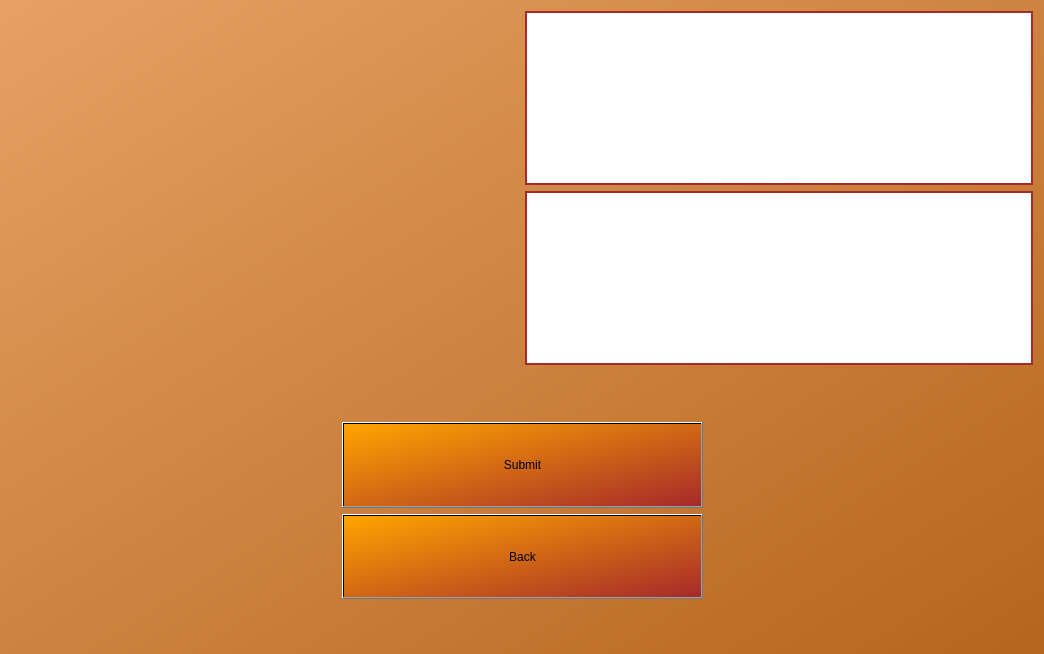
<?xml version="1.0" encoding="UTF-8"?>
<ui version="4.0">
 <class>Form</class>
 <widget class="QWidget" name="Form">
  <property name="geometry">
   <rect>
    <x>0</x>
    <y>0</y>
    <width>1044</width>
    <height>654</height>
   </rect>
  </property>
  <property name="minimumSize">
   <size>
    <width>864</width>
    <height>438</height>
   </size>
  </property>
  <property name="windowTitle">
   <string>Form</string>
  </property>
  <property name="styleSheet">
   <string notr="true">QWidget#Form {
	background-color: qlineargradient(x1: 0, y1: 0, x2: 1, y2: 1, stop: 0 #e6a163, stop: 1 #b5651d);
}</string>
  </property>
  <layout class="QGridLayout" name="gridLayout" rowstretch="8,1,4,1" columnstretch="1,5,1">
   <item row="3" column="1">
    <spacer name="horizontalSpacer">
     <property name="orientation">
      <enum>Qt::Horizontal</enum>
     </property>
     <property name="sizeType">
      <enum>QSizePolicy::Preferred</enum>
     </property>
     <property name="sizeHint" stdset="0">
      <size>
       <width>40</width>
       <height>20</height>
      </size>
     </property>
    </spacer>
   </item>
   <item row="1" column="0" rowspan="3">
    <widget class="QLabel" name="label_4">
     <property name="sizePolicy">
      <sizepolicy hsizetype="Ignored" vsizetype="Ignored">
       <horstretch>0</horstretch>
       <verstretch>0</verstretch>
      </sizepolicy>
     </property>
     <property name="text">
      <string/>
     </property>
     <property name="pixmap">
      <pixmap>../resource_images/b_queen.png</pixmap>
     </property>
     <property name="scaledContents">
      <bool>true</bool>
     </property>
    </widget>
   </item>
   <item row="1" column="2" rowspan="3">
    <widget class="QLabel" name="label_5">
     <property name="sizePolicy">
      <sizepolicy hsizetype="Ignored" vsizetype="Ignored">
       <horstretch>0</horstretch>
       <verstretch>0</verstretch>
      </sizepolicy>
     </property>
     <property name="text">
      <string/>
     </property>
     <property name="pixmap">
      <pixmap>../resource_images/w_queen.png</pixmap>
     </property>
     <property name="scaledContents">
      <bool>true</bool>
     </property>
    </widget>
   </item>
   <item row="2" column="1">
    <layout class="QGridLayout" name="gridLayout_2" columnstretch="1,2,1">
     <item row="0" column="2" rowspan="2">
      <spacer name="verticalSpacer">
       <property name="orientation">
        <enum>Qt::Vertical</enum>
       </property>
       <property name="sizeType">
        <enum>QSizePolicy::Preferred</enum>
       </property>
       <property name="sizeHint" stdset="0">
        <size>
         <width>20</width>
         <height>40</height>
        </size>
       </property>
      </spacer>
     </item>
     <item row="1" column="1">
      <widget class="QPushButton" name="backButton">
       <property name="sizePolicy">
        <sizepolicy hsizetype="Preferred" vsizetype="Preferred">
         <horstretch>0</horstretch>
         <verstretch>0</verstretch>
        </sizepolicy>
       </property>
       <property name="styleSheet">
        <string notr="true">background-color: qlineargradient(x1: 0, y1: 0, x2: 1, y2: 1, stop: 0 orange, stop: 1 brown);</string>
       </property>
       <property name="text">
        <string>Back</string>
       </property>
      </widget>
     </item>
     <item row="0" column="1">
      <widget class="QPushButton" name="submitButton">
       <property name="sizePolicy">
        <sizepolicy hsizetype="Preferred" vsizetype="Preferred">
         <horstretch>0</horstretch>
         <verstretch>0</verstretch>
        </sizepolicy>
       </property>
       <property name="styleSheet">
        <string notr="true">background-color: qlineargradient(x1: 0, y1: 0, x2: 1, y2: 1, stop: 0 orange, stop: 1 brown);</string>
       </property>
       <property name="text">
        <string>Submit</string>
       </property>
      </widget>
     </item>
     <item row="0" column="0" rowspan="2">
      <spacer name="verticalSpacer_2">
       <property name="orientation">
        <enum>Qt::Vertical</enum>
       </property>
       <property name="sizeType">
        <enum>QSizePolicy::Preferred</enum>
       </property>
       <property name="sizeHint" stdset="0">
        <size>
         <width>20</width>
         <height>40</height>
        </size>
       </property>
      </spacer>
     </item>
    </layout>
   </item>
   <item row="1" column="1">
    <spacer name="horizontalSpacer_2">
     <property name="orientation">
      <enum>Qt::Horizontal</enum>
     </property>
     <property name="sizeHint" stdset="0">
      <size>
       <width>40</width>
       <height>20</height>
      </size>
     </property>
    </spacer>
   </item>
   <item row="0" column="0" colspan="3">
    <layout class="QGridLayout" name="gridLayout_3" rowstretch="1,1" columnstretch="1,1">
     <item row="1" column="0">
      <widget class="QLabel" name="label_2">
       <property name="sizePolicy">
        <sizepolicy hsizetype="Ignored" vsizetype="Ignored">
         <horstretch>0</horstretch>
         <verstretch>0</verstretch>
        </sizepolicy>
       </property>
       <property name="text">
        <string/>
       </property>
       <property name="pixmap">
        <pixmap>../resource_images/ip.png</pixmap>
       </property>
       <property name="scaledContents">
        <bool>true</bool>
       </property>
      </widget>
     </item>
     <item row="0" column="0">
      <widget class="QLabel" name="label">
       <property name="sizePolicy">
        <sizepolicy hsizetype="Ignored" vsizetype="Ignored">
         <horstretch>0</horstretch>
         <verstretch>0</verstretch>
        </sizepolicy>
       </property>
       <property name="text">
        <string/>
       </property>
       <property name="pixmap">
        <pixmap>../resource_images/p2.png</pixmap>
       </property>
       <property name="scaledContents">
        <bool>true</bool>
       </property>
      </widget>
     </item>
     <item row="1" column="1">
      <widget class="QLineEdit" name="ipField">
       <property name="sizePolicy">
        <sizepolicy hsizetype="Ignored" vsizetype="Ignored">
         <horstretch>0</horstretch>
         <verstretch>0</verstretch>
        </sizepolicy>
       </property>
       <property name="styleSheet">
        <string notr="true">background-color: white;
border: 2px solid brown;</string>
       </property>
      </widget>
     </item>
     <item row="0" column="1">
      <widget class="QLineEdit" name="nameField">
       <property name="sizePolicy">
        <sizepolicy hsizetype="Ignored" vsizetype="Ignored">
         <horstretch>0</horstretch>
         <verstretch>0</verstretch>
        </sizepolicy>
       </property>
       <property name="styleSheet">
        <string notr="true">background-color: white;
border: 2px solid brown;</string>
       </property>
      </widget>
     </item>
    </layout>
   </item>
  </layout>
 </widget>
 <resources/>
 <connections/>
</ui>
